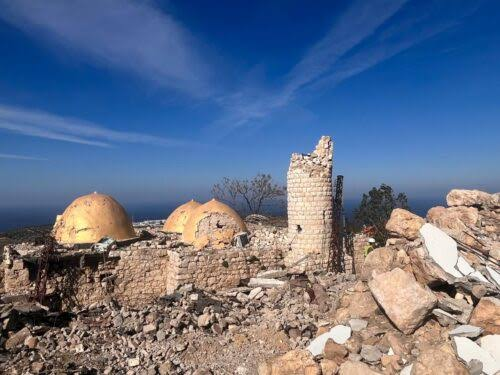
#> input picture sample_images/church_stone_ruin.jpg, 500 x 375 px
$ python test_architecture_reconstruction.py
#> lines starting #> are read from the running program, lines starting #| are printed output that depends on the picture; after the words box and inside, x2 and y2 are one past the last pixel; in counts of white or black regions, pixels touching at a corner belong together
### backend/app/services/lama_inpainting.py
"""
HeritageAI — LaMa (Large Mask Inpainting) Service

Uses the official TorchScript model of LaMa (Resolution-robust Large Mask Inpainting
with Fourier Convolutions, Suvorov et al.).
Global context awareness via Fast Fourier Convolutions allows seamless texture
and structural reconstruction of historical architecture, fresco, and art.
"""
from __future__ import annotations

import logging
import os
from pathlib import Path
from typing import Tuple

import cv2
import numpy as np
import torch
from PIL import Image

from app.utils.image_utils import blend_restoration

logger = logging.getLogger(__name__)

LAMA_WEIGHTS_URL = "https://github.com/enesmsahin/simple-lama-inpainting/releases/download/v0.1.0/big-lama.pt"
WEIGHTS_DIR      = Path(os.getenv("WEIGHTS_DIR", str(Path(__file__).resolve().parent.parent.parent / "weights")))
LAMA_MODEL_PATH  = WEIGHTS_DIR / "big-lama.pt"

_lama_model  = None
_lama_device = None


def _ensure_weights() -> Path:
    """Download LaMa TorchScript model if not already present."""
    if not LAMA_MODEL_PATH.exists():
        logger.info(f"Downloading LaMa model to {LAMA_MODEL_PATH} from {LAMA_WEIGHTS_URL} ...")
        WEIGHTS_DIR.mkdir(parents=True, exist_ok=True)
        from torch.hub import download_url_to_file
        download_url_to_file(LAMA_WEIGHTS_URL, str(LAMA_MODEL_PATH), progress=True)
        logger.info("LaMa model downloaded successfully.")
    return LAMA_MODEL_PATH


def _get_model() -> Tuple[torch.jit.ScriptModule, torch.device]:
    global _lama_model, _lama_device
    if _lama_model is None:
        model_path = _ensure_weights()
        device = torch.device("cuda" if torch.cuda.is_available() else "cpu")
        logger.info(f"Loading LaMa model on {device} from {model_path} ...")
        model = torch.jit.load(str(model_path), map_location=device)
        model.eval()
        _lama_model = model
        _lama_device = device
        logger.info("LaMa model ready.")
    return _lama_model, _lama_device


def _ceil_modulo(x: int, mod: int) -> int:
    if x % mod == 0:
        return x
    return (x // mod + 1) * mod


def _pad_img_to_modulo(img: np.ndarray, mod: int = 8) -> np.ndarray:
    channels, height, width = img.shape
    out_height = _ceil_modulo(height, mod)
    out_width = _ceil_modulo(width, mod)
    return np.pad(
        img,
        ((0, 0), (0, out_height - height), (0, out_width - width)),
        mode="symmetric",
    )


def inpaint_lama(
    image_path: str,
    mask_path: str,
    return_raw: bool = False,
):
    """
    Run deep learning LaMa inpainting on the damaged image and mask.

    Args:
        image_path: Path to original damaged image.
        mask_path:  Path to binary mask (white=255 -> reconstruct, black=0 -> keep).
        return_raw: If True, returns tuple of (final_blended, raw_generated).

    Returns:
        Restored PIL Image (or tuple with raw generated if return_raw=True).
    """
    orig_img = Image.open(str(image_path)).convert("RGB")
    orig_mask = Image.open(str(mask_path)).convert("L")
    orig_w, orig_h = orig_img.size

    # Ensure mask dimensions match image dimensions exactly
    if orig_mask.size != (orig_w, orig_h):
        orig_mask = orig_mask.resize((orig_w, orig_h), Image.NEAREST)

    # Cap maximum dimension to 1024 for inference speed on CPU
    max_dim = 1024
    if max(orig_w, orig_h) > max_dim:
        scale = max_dim / max(orig_w, orig_h)
        inf_w = int(orig_w * scale)
        inf_h = int(orig_h * scale)
        img_res = orig_img.resize((inf_w, inf_h), Image.LANCZOS)
        mask_res = orig_mask.resize((inf_w, inf_h), Image.NEAREST)
    else:
        img_res = orig_img
        mask_res = orig_mask

    # Prepare numpy arrays (strictly binary mask: >127 = 1.0, <=127 = 0.0)
    img_np = np.array(img_res, dtype=np.float32) / 255.0
    mask_np = (np.array(mask_res, dtype=np.float32) > 127).astype(np.float32)

    # CHW conversion
    img_chw = np.transpose(img_np, (2, 0, 1))
    mask_chw = mask_np[np.newaxis, ...]

    # Pad spatial dimensions to modulo 8
    img_padded = _pad_img_to_modulo(img_chw, mod=8)
    mask_padded = _pad_img_to_modulo(mask_chw, mod=8)

    model, device = _get_model()

    img_tensor = torch.from_numpy(img_padded).unsqueeze(0).to(device)
    mask_tensor = (torch.from_numpy(mask_padded).unsqueeze(0) > 0).float().to(device)

    with torch.no_grad():
        out = model(img_tensor, mask_tensor)

    # Convert back to PIL
    out_np = out[0].permute(1, 2, 0).detach().cpu().numpy()
    out_np = np.clip(out_np * 255.0, 0, 255).astype(np.uint8)

    # Crop out padding
    cur_h, cur_w = img_res.height, img_res.width
    out_cropped = out_np[:cur_h, :cur_w]
    raw_pil = Image.fromarray(out_cropped)

    # Upscale to original image size if resized
    if (raw_pil.width, raw_pil.height) != (orig_w, orig_h):
        raw_pil = raw_pil.resize((orig_w, orig_h), Image.LANCZOS)

    # Blend: replace strictly the masked region, leaving 100% of undamaged areas intact
    final = blend_restoration(orig_img, raw_pil, orig_mask)

    if return_raw:
        return final, raw_pil
    return final

### test_architecture_reconstruction.py
"""
HeritageAI — Verification of Architectural Missing Region Reconstruction
Tests Requirement 10:
  1. Clearly selected missing architectural region on church ruin (broken tower)
  2. Confirms mask polarity (white = regenerate, black = preserve)
  3. Verifies that the missing region ACTUALLY changes and generates new stone architecture
  4. Verifies 100% preservation of pixels outside the mask (max diff == 0)
  5. Verifies all diagnostic previews (original, overlay, raw output, final composite) are produced
"""
import os
import sys
import numpy as np
import cv2
from PIL import Image

sys.path.insert(0, os.path.abspath("backend"))

from app.services.lama_inpainting import inpaint_lama
from app.utils.image_utils import create_damage_overlay, compute_sharpness_score

CHURCH_IMG = "sample_images/church_stone_ruin.jpg"
orig_img = Image.open(CHURCH_IMG).convert("RGB")
#> orig_img is the input picture: PIL image 500x375 RGB; mean R, G, B 101.4, 114.3, 139
w, h = orig_img.size
#> w = 500; h = 375

# Clearly selected missing architectural region:
# The broken collapsed upper section of the church tower
mask_arr = np.zeros((h, w), dtype=np.uint8)
# Fill missing upper tower structure from y=80 to y=180, x=280 to x=345
cv2.rectangle(mask_arr, (280, 80), (345, 180), 255, -1)
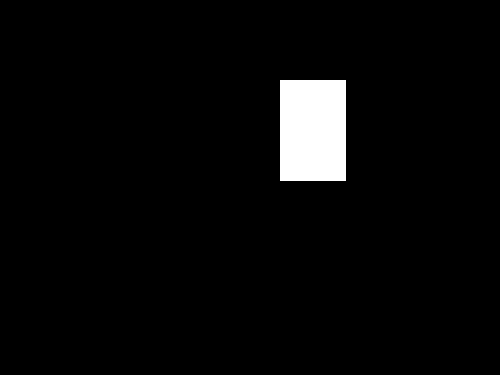
#> mask_arr: shape (375, 500); 3.6% white; 1 white region, box (x1, y1, x2, y2) and area: (280, 80, 346, 181) 6666
# Also restore missing stone fissure on the dome
cv2.circle(mask_arr, (185, 290), 16, 255, -1)
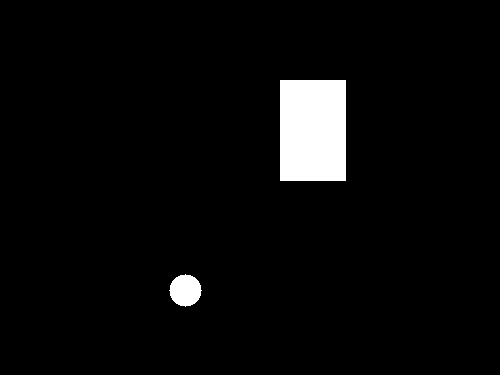
#> mask_arr: shape (375, 500); 4% white; 2 white regions, box (x1, y1, x2, y2) and area: (280, 80, 346, 181) 6666, (169, 274, 202, 307) 797

mask_path = "backend/storage/masks/verified_arch_missing_mask.png"
os.makedirs(os.path.dirname(mask_path), exist_ok=True)
Image.fromarray(mask_arr).save(mask_path)

print(f"Original image dimensions: {w}x{h}")
#| Original image dimensions: 500x375
print(f"Masked missing architecture area: {np.sum(mask_arr > 127)} pixels ({np.mean(mask_arr > 127)*100:.2f}%)")
#| Masked missing architecture area: 7463 pixels (3.98%)

# Run inpainting with return_raw=True
final_img, raw_generated = inpaint_lama(CHURCH_IMG, mask_path, return_raw=True)
#> (the run stopped early here; a loop or call above may not have finished)
